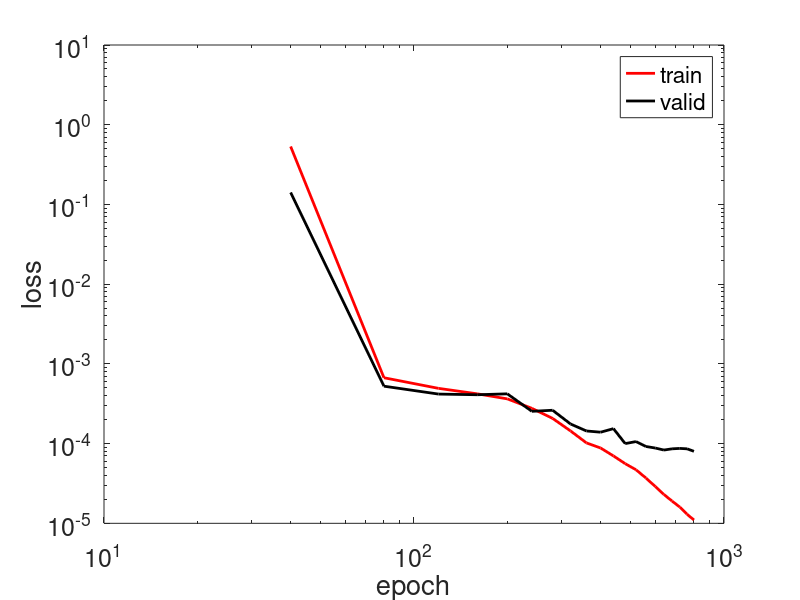

MATLAB code to generate this figure:
epochs = 0:40:800;

train_loss = [1.637066, 0.533370, 0.000670, 0.000493, 0.000421, 0.000364, 0.000277, 0.000207, 0.000144, 0.000102, 0.000088, 0.000070, 0.000056, 0.000047, 0.000037, 0.000029, 0.000023, 0.000019, 0.000016, 0.000013, 0.000011];

valid_loss = [1.521605, 0.141275, 0.000525, 0.000418, 0.000410, 0.000421, 0.000254, 0.000262, 0.000176, 0.000144, 0.000139, 0.000154, 0.000100, 0.000106, 0.000092, 0.000088, 0.000083, 0.000086, 0.000087, 0.000086, 0.000080];

figure
loglog(epochs,train_loss,'-r','DisplayName','train','LineWidth',2);
hold on
loglog(epochs,valid_loss,'-k','DisplayName','valid','LineWidth',2);
legend
xlabel('epoch', 'fontsize',18);  ylabel('loss', 'fontsize',18);
set(gca,'FontSize',18);
hold off
print('e3loss','-depsc')